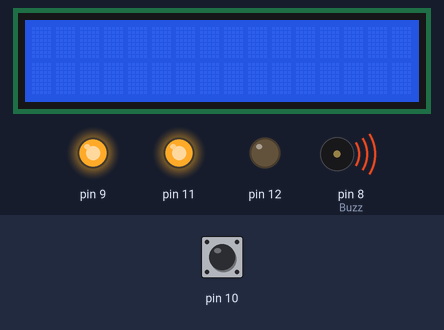
The sketch below on a simulated Arduino Uno, built with avr-gcc and run on an emulated ATmega328P. Parts: 16×2 character LCD, output pins drawn as LEDs (lit = HIGH), buzzer (waves = sounding, pin HIGH). The inputs (shaded band) are chosen by the test bench; at power-on: pin 10 LOW. What the sketch prints to the serial monitor is not drawn.

Above: at 1.2 s.
1.3 s: pin 10 pulsed HIGH 5 times (0.12 s each, 0.3 s apart)
At 5.8 s:
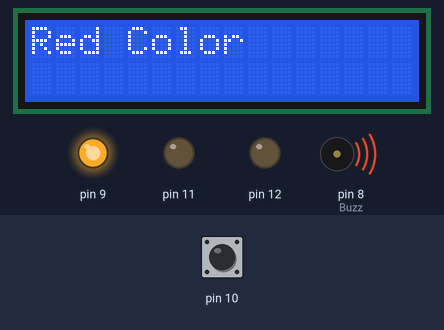
At 11.6 s:
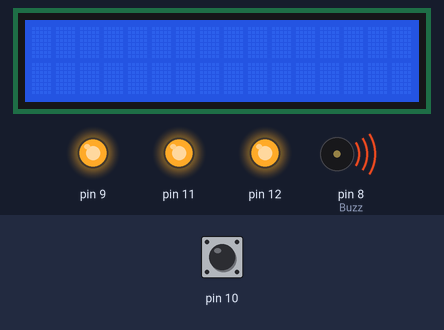
Timing chart, 0 to 14.5 s (numbered marks = the images above; inputs shaded):
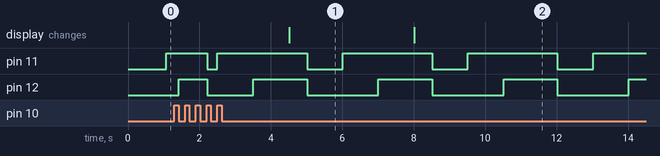

Measured:
- after the input at 1.3 s, the display: changes after 3.2 s (image 1)
- by itself, pin 11: repeats every 3.5 s: HIGH 2.5 s, LOW 1.0 s
- what the display in image 1 shows lasts 3.5 s, from 4.5 s to 8.0 s

The sketch:

color_detecting_robot.ino
```cpp
#include <Wire.h>
#include <LiquidCrystal_I2C.h>

LiquidCrystal_I2C lcd(0x27,16,2);

int red = 0;
int green = 0;
int blue = 0;

void setup()
{
  Serial.begin(9600);
  pinMode(8, OUTPUT);
  pinMode(9, OUTPUT);
  pinMode(12, OUTPUT);
  pinMode(11, OUTPUT);
  pinMode(10, INPUT);

  digitalWrite(8, HIGH);
  digitalWrite(9, HIGH);

   lcd.init();
   lcd.backlight();
}

void loop()
{
  digitalWrite(12, LOW);
  digitalWrite(11, LOW);
  red = pulseIn(10, digitalRead(10) == HIGH ? LOW : HIGH);
  digitalWrite(11, HIGH);
  blue = pulseIn(10, digitalRead(10) == HIGH ? LOW : HIGH);
  digitalWrite(12, HIGH);
  green = pulseIn(10, digitalRead(10) == HIGH ? LOW : HIGH);

lcd.clear();
  if (red < blue && red < green && red < 20)
  {
   Serial.println(" Red Color");
   lcd.print("Red Color");
  }

  else if (blue < red && blue < green)
  {
   Serial.println(" Blue Color");
   lcd.print("Blue Color");
  }

  else if (green < red && green < blue)
  {
   Serial.println(" Green Color");
   lcd.print("Green Color");
  }
  delay(500);
 }
```

hello.cpp
```cpp

```

pir.cpp
```cpp
/*
 * Credits to all sources on Google and Youtube, acting as reference to this code below. This code is not
 * TechValer's own creation. TechValer has referred to different projects and websites to
 * find an easy code for beginners to get started with PIR sensor and Arduino.
 * TechValer does not claim this code to be its own. TechValer is greatly thankful for original
 * creaters of this code and also all others who acted as reference.
 */

/*
 *  About TechValer
 *
 *  What comes to mind when you think of tech...hmm, were sure youre thinking of iPhone,
 *  Alexa, Boston Dynamics robotic dog etc., at least thats what we would have thought of.
 *  Our point here is, when you look inside this tech...youll find weird boards with
 *  components attached to it. This stuff is electronics and we at Techvaler deeply appreciate
 *  this piece of tech. As the name suggests, we are Tech Enthusiasts who know the Worth and
 *  Potential of these amazing tech stuff! So, check out our website techvaler.com and
 *  Youtube Channel: Techcafe to find out more.
 */

/*
 * Thanks to Drona Automations Pvt.Ltd for Sponsoring this project!
 */

int Buzz= 8; // Define Bizzer pin
int LED= 13; // Define LED pin
int PIR= 3; // Define PIR pin
int val= 0; // Initializing the value as zero at the beginning

void setup() {

pinMode(Buzz, OUTPUT);
pinMode(LED, OUTPUT);
pinMode(PIR, INPUT);
Serial.begin(9600);
}

void loop() {

val = digitalRead(PIR); // The value read from PIR pin 3 will be assigned to 'val'
if(val == HIGH){
  digitalWrite(LED, HIGH); // Turn LED ON
  digitalWrite(Buzz, HIGH); // Turn Buzzer ON
  Serial.println("Movement Detected"); // Print this text in Serial Monitor
}
else
{
  digitalWrite(LED, LOW);
  digitalWrite(Buzz, LOW);
  Serial.println("Movement not Detected");
}
}
```
